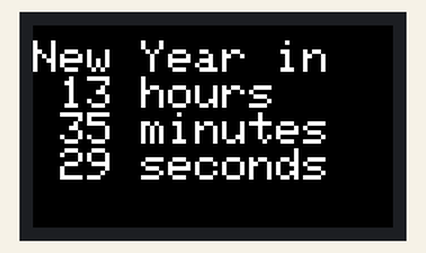
Simulated run of this sketch. Board: ESP32. Shown: 240×135 colour display. The local clock reads 2024-03-15 10:24:30 at power-on unless the sketch sets it.

Above: at 0.3 s.
At 4.5 s:
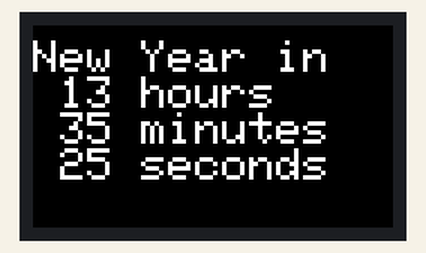
At 9.8 s:
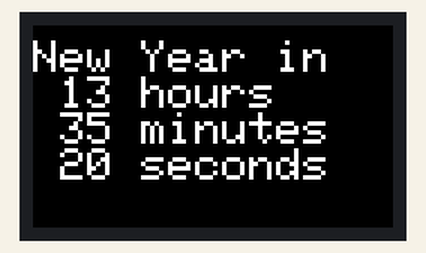
At 19.4 s:
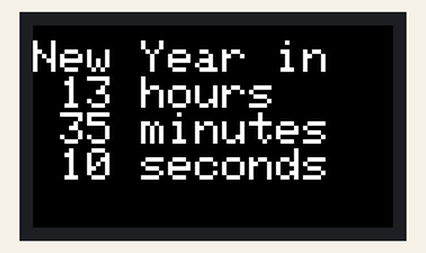
At 28.9 s:
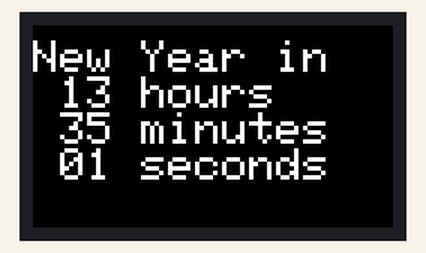
At 38.5 s:
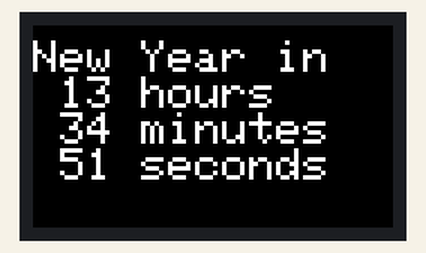

Measured:
- what the display in image 0 shows lasts 1.1 s, from 0.2 s to 1.3 s

The sketch:

newYearEve.ino
```cpp
#include <M5StickCPlus.h>

void setup() {
  // put your setup code here, to run once:
  M5.begin();
  M5.Lcd.setRotation(1);
  M5.Lcd.setTextSize(3);
}

void newYearEve(){
  m5.Lcd.fillScreen(BLACK);
  M5.Lcd.setCursor(0, 0);
  M5.Lcd.print("\n Happy New \n Year's Eve!");
}

void loop() {
  // put your main code here, to run repeatedly:
  M5.Rtc.GetBm8563Time();
  int hour = M5.Rtc.Hour;
  int minute = M5.Rtc.Minute;
  int second = M5.Rtc.Second;
  if(hour == 0){
    newYearEve();
  }else{
    m5.Lcd.fillScreen(BLACK);
    M5.Lcd.setCursor(0, 10);
    M5.Lcd.printf("New Year in \n %02d hours\n %02d minutes \n %02d seconds",23-hour,59-minute,59-second);
  }
  delay(1000);
}
```
